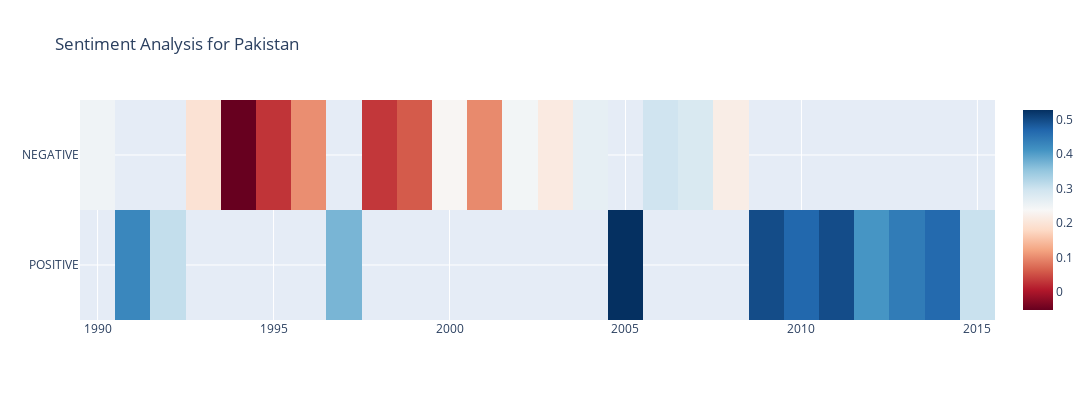

Write notebook code for a chart like this one.
### Code cell
sentiment_graph(k,'Pakistan')

### Figure 1 — Plotly figure (JSON) as saved in the notebook; plotly's stock layout.template omitted (floating-point values rounded to 4 significant figures)
{"data": [{"colorscale": [[0, "rgb(103,0,31)"], [0.1, "rgb(178,24,43)"], [0.2, "rgb(214,96,77)"], [0.3, "rgb(244,165,130)"], [0.4, "rgb(253,219,199)"], [0.5, "rgb(247,247,247)"], [0.6, "rgb(209,229,240)"], [0.7, "rgb(146,197,222)"], [0.8, "rgb(67,147,195)"], [0.9, "rgb(33,102,172)"], [1, "rgb(5,48,97)"]], "type": "heatmap", "x": [1990, 1991, 1992, 1993, 1994, 1995, 1996, 1997, 1998, 1999, 2000, 2001, 2002, 2003, 2004, 2005, 2006, 2007, 2008, 2009, 2010, 2011, 2012, 2013, 2014, 2015], "y": ["NEGATIVE", "POSITIVE", "POSITIVE", "NEGATIVE", "NEGATIVE", "NEGATIVE", "NEGATIVE", "POSITIVE", "NEGATIVE", "NEGATIVE", "NEGATIVE", "NEGATIVE", "NEGATIVE", "NEGATIVE", "NEGATIVE", "POSITIVE", "NEGATIVE", "NEGATIVE", "NEGATIVE", "POSITIVE", "POSITIVE", "POSITIVE", "POSITIVE", "POSITIVE", "POSITIVE", "POSITIVE"], "z": [0.2487, 0.4269, 0.308, 0.1946, -0.05276, 0.02802, 0.1022, 0.3716, 0.0304, 0.05939, 0.2319, 0.09849, 0.245, 0.211, 0.2638, 0.527, 0.2963, 0.2836, 0.2172, 0.4968, 0.4668, 0.4964, 0.4088, 0.441, 0.4638, 0.3028]}], "layout": {"autosize": false, "height": 400, "title": {"text": "Sentiment Analysis for Pakistan"}, "width": 1150, "yaxis": {"autorange": "reversed"}}}
